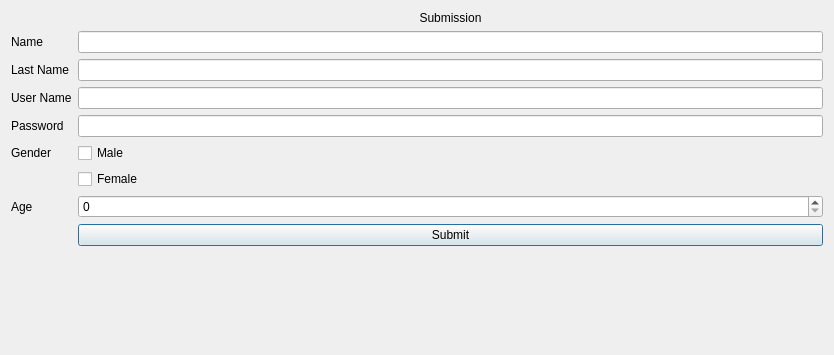
<?xml version="1.0" encoding="UTF-8"?>
<ui version="4.0">
 <class>Submission</class>
 <widget class="QDialog" name="Submission">
  <property name="geometry">
   <rect>
    <x>0</x>
    <y>0</y>
    <width>834</width>
    <height>355</height>
   </rect>
  </property>
  <property name="windowTitle">
   <string>Dialog</string>
  </property>
  <layout class="QFormLayout" name="formLayout">
   <item row="2" column="0">
    <widget class="QLabel" name="label_2">
     <property name="text">
      <string>Last Name</string>
     </property>
    </widget>
   </item>
   <item row="1" column="0">
    <widget class="QLabel" name="label_3">
     <property name="text">
      <string>Name</string>
     </property>
    </widget>
   </item>
   <item row="3" column="0">
    <widget class="QLabel" name="label_4">
     <property name="text">
      <string>User Name</string>
     </property>
    </widget>
   </item>
   <item row="4" column="0">
    <widget class="QLabel" name="label_5">
     <property name="text">
      <string>Password</string>
     </property>
    </widget>
   </item>
   <item row="1" column="1">
    <widget class="QLineEdit" name="lineEdit_name"/>
   </item>
   <item row="2" column="1">
    <widget class="QLineEdit" name="lineEdit_lastName"/>
   </item>
   <item row="3" column="1">
    <widget class="QLineEdit" name="lineEdit_userName"/>
   </item>
   <item row="4" column="1">
    <widget class="QLineEdit" name="lineEdit_password"/>
   </item>
   <item row="6" column="1">
    <widget class="QCheckBox" name="checkBox_female">
     <property name="text">
      <string>Female</string>
     </property>
    </widget>
   </item>
   <item row="5" column="1">
    <widget class="QCheckBox" name="checkBox_male">
     <property name="text">
      <string>Male</string>
     </property>
    </widget>
   </item>
   <item row="5" column="0">
    <widget class="QLabel" name="label_6">
     <property name="text">
      <string>Gender</string>
     </property>
    </widget>
   </item>
   <item row="7" column="0">
    <widget class="QLabel" name="label_7">
     <property name="text">
      <string>Age</string>
     </property>
    </widget>
   </item>
   <item row="7" column="1">
    <widget class="QSpinBox" name="spinBox_age"/>
   </item>
   <item row="9" column="1">
    <widget class="QPushButton" name="pushButton_submit">
     <property name="text">
      <string>Submit</string>
     </property>
    </widget>
   </item>
   <item row="0" column="1">
    <widget class="QLabel" name="label">
     <property name="text">
      <string>&lt;html&gt;&lt;head/&gt;&lt;body&gt;&lt;p align=&quot;center&quot;&gt;Submission&lt;/p&gt;&lt;/body&gt;&lt;/html&gt;</string>
     </property>
    </widget>
   </item>
  </layout>
 </widget>
 <resources/>
 <connections/>
</ui>
